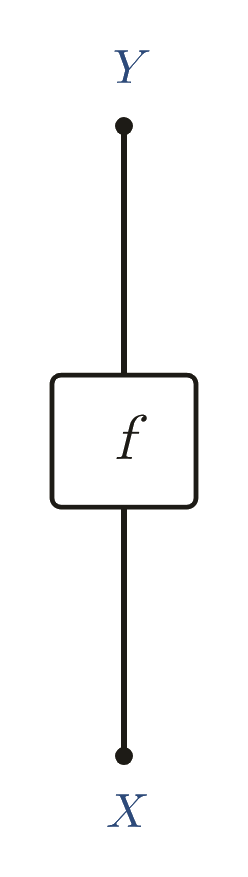
#> input picture docs/img/ex01a.png, 248 x 877 px; its folder holds only this picture in this run
$ python crop.py
#> lines starting #> are read from the running program, lines starting #| are printed output that depends on the picture; after the words box and inside, x2 and y2 are one past the last pixel; in counts of white or black regions, pixels touching at a corner belong together
from PIL import Image, ImageOps
import glob,os
os.makedirs('out',exist_ok=True)
for f in sorted(glob.glob('img/ex*.png')):
    im=Image.open(f).convert('RGB'); w,h=im.size
#> further down, im is the input picture: PIL image 248x877 RGB; mean R, G, B 248.1, 248.1, 248.1
#> after `w, h = im.size`: w = 248; h = 877
    im=im.crop((0,0,w,h-90)); w,h=im.size           # drop the hint bar
#> after `im = im.crop((0, 0, w, h - 90))`:
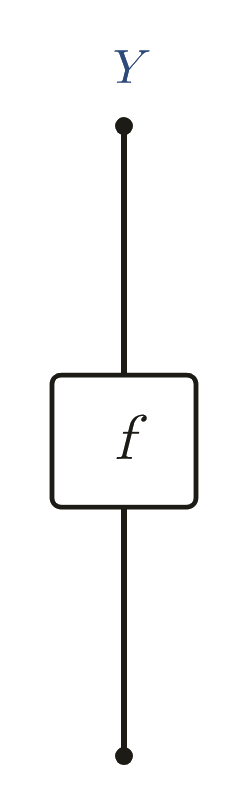
#> im: PIL image 248x787 RGB; mean R, G, B 247.6, 247.6, 247.5
#> after `w, h = im.size`: h = 787
    g=ImageOps.invert(im.convert('L')).point(lambda v:255 if v>120 else 0)  # dark ink only (skip grid dots)
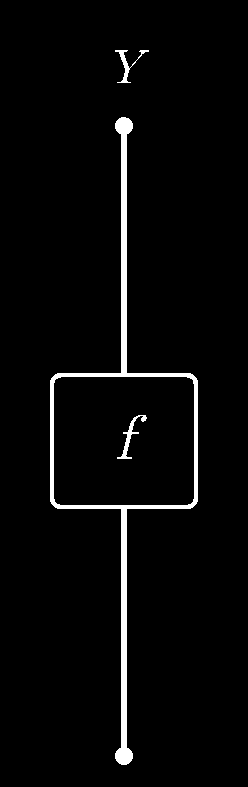
#> g: PIL image 248x787 L; 3.1% white; 3 white regions, box (x1, y1, x2, y2) and area: (50, 117, 198, 765) 5544, (117, 415, 147, 459) 258, (115, 50, 149, 83) 222
    bb=g.getbbox(); pad=50
#> after `bb = g.getbbox()`: bb = (50, 50, 198, 765)
    c=im.crop((max(bb[0]-pad,0),max(bb[1]-pad,0),min(bb[2]+pad,w),min(bb[3]+pad,h)))
    # whiten the dotted background
    px=c.load()
    bgc=Image.new('RGB',c.size,(255,255,255))
#> bgc: PIL image 248x787 RGB; every value is 255
    mask=c.convert('L').point(lambda v:255 if v<190 else (int((215-v)*10) if v<215 else 0))
    bgc.paste(c,mask=mask)
    if bgc.width>1400: bgc=bgc.resize((1400,int(bgc.height*1400/bgc.width)),Image.LANCZOS)
    bgc.save('out/'+os.path.basename(f),optimize=True)
print('ok')

$ run again, on docs/img/ex04a.png
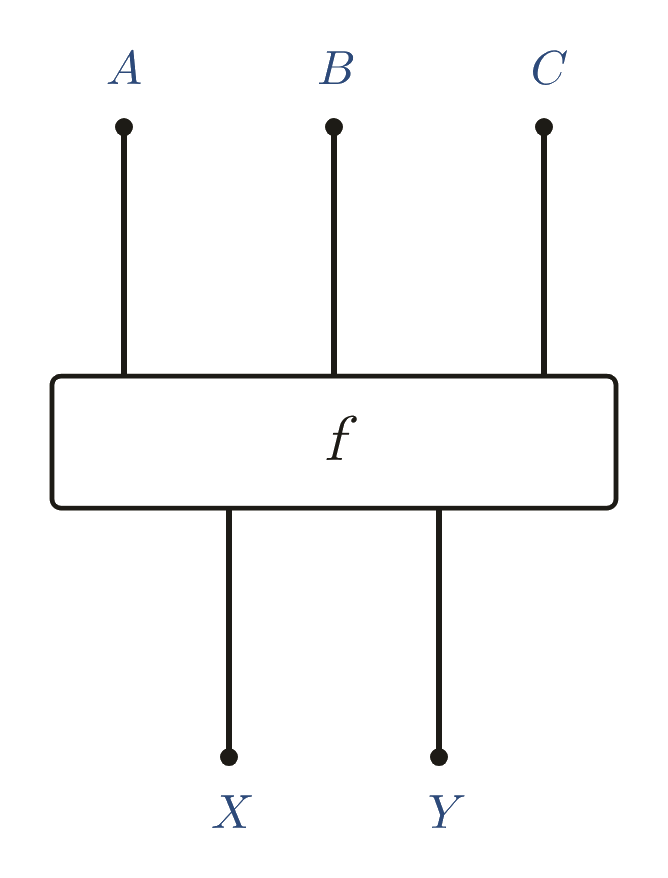
#> input picture docs/img/ex04a.png, 668 x 878 px
#> im is the input picture: PIL image 668x878 RGB; mean R, G, B 248.7, 248.7, 248.7
#> `im = im.crop((0, 0, w, h - 90))`:
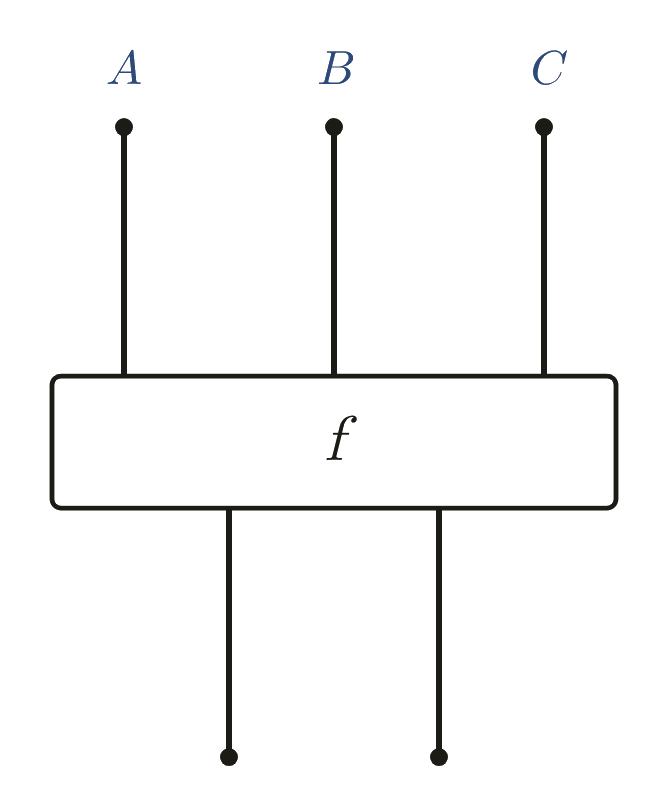
#> im: PIL image 668x788 RGB; mean R, G, B 248.2, 248.2, 248.1
#> `g=ImageOps.invert(im.convert('L')).point(lambda v:255 if v>120 else 0)`:
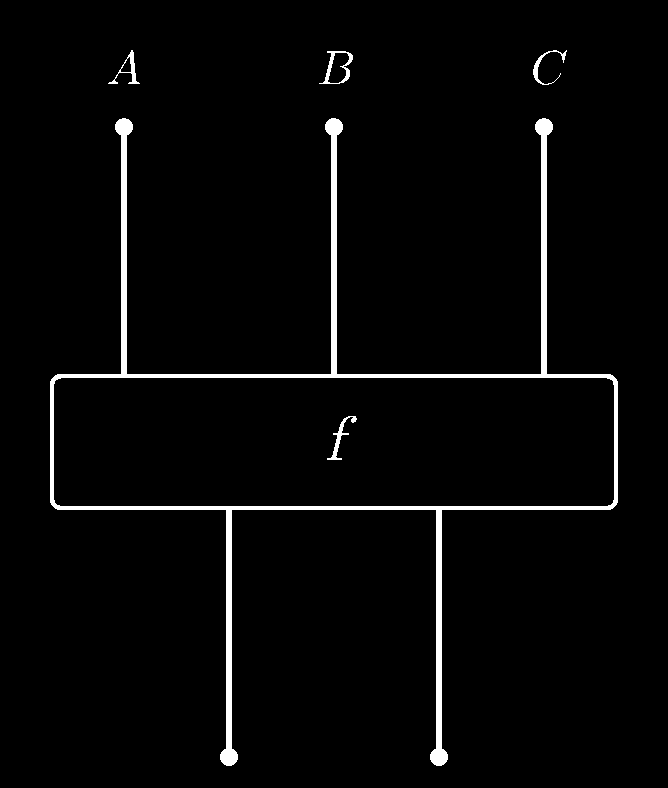
#> g: PIL image 668x788 L; 2.8% white; 5 white regions, box (x1, y1, x2, y2) and area: (50, 118, 618, 766) 13952, (319, 51, 353, 84) 304, (327, 416, 357, 460) 258, (108, 50, 140, 84) 223, (533, 50, 567, 85) 211
#> bb = (50, 50, 618, 766)

$ run again, on docs/img/ex06b.png
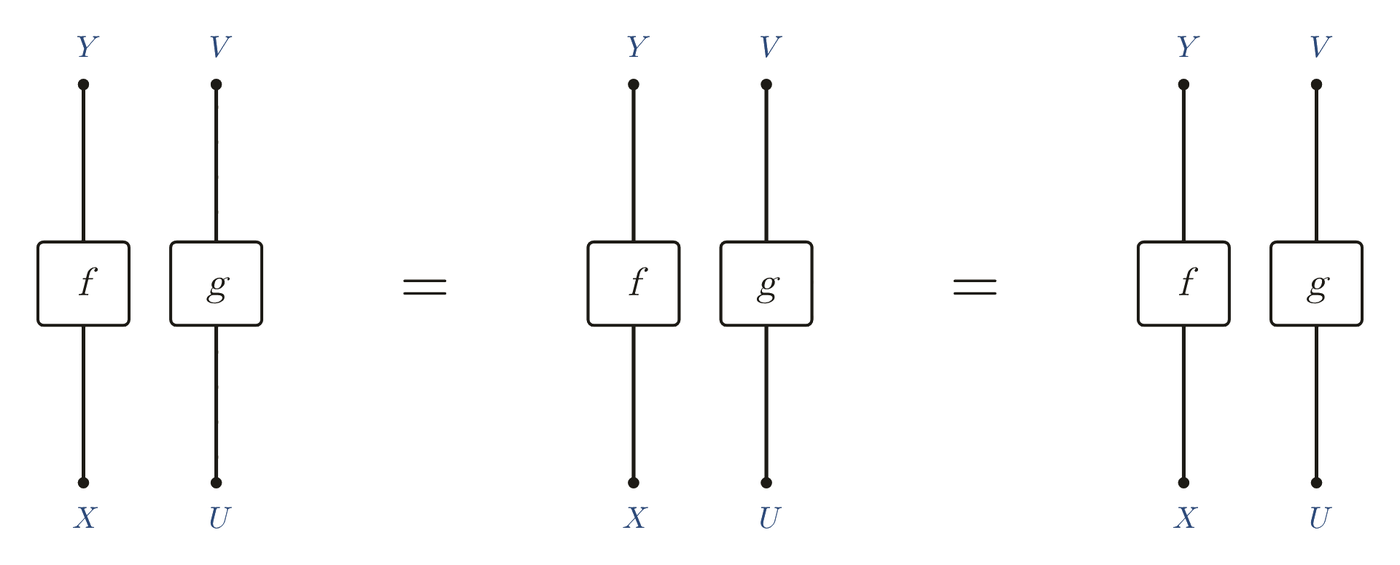
#> input picture docs/img/ex06b.png, 1400 x 565 px
#> im is the input picture: PIL image 1400x565 RGB; mean R, G, B 250.2, 250.2, 250.2
#> im: PIL image 1400x475 RGB
#> `g=ImageOps.invert(im.convert('L')).point(lambda v:255 if v>120 else 0)`:
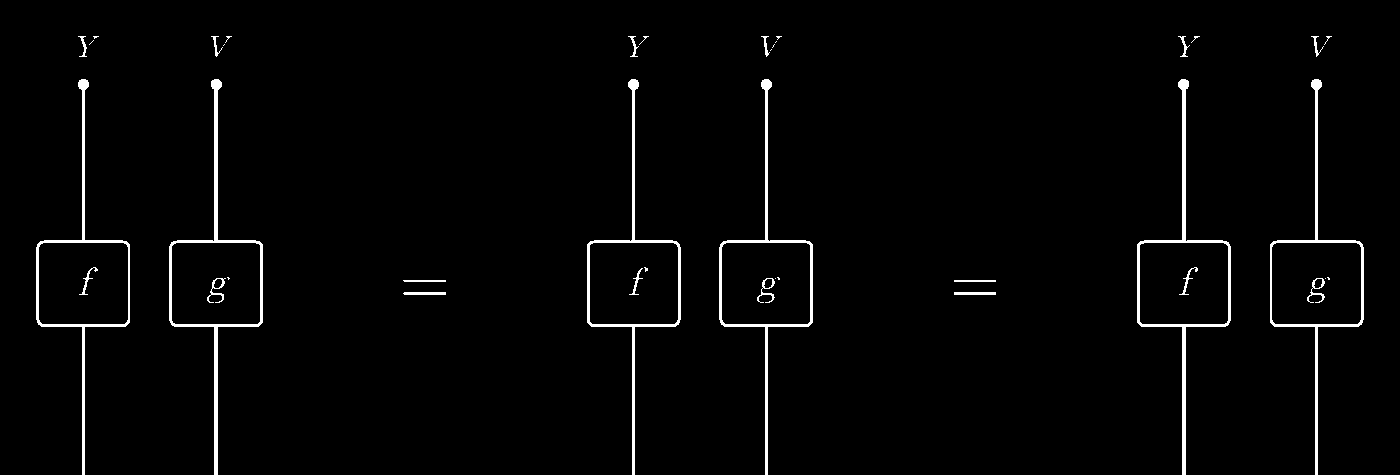
#> g: PIL image 1400x475 L; 2.1% white; 39 white regions (17 under 20 px), largest, box (x1, y1, x2, y2) and area: (169, 79, 263, 475) 2306, (1137, 79, 1231, 475) 2306, (587, 79, 681, 475) 2005
#> bb = (36, 36, 1364, 475)
#> `mask=c.convert('L').point(lambda v:255 if v<190 else (int((215-v)*10) ..`:
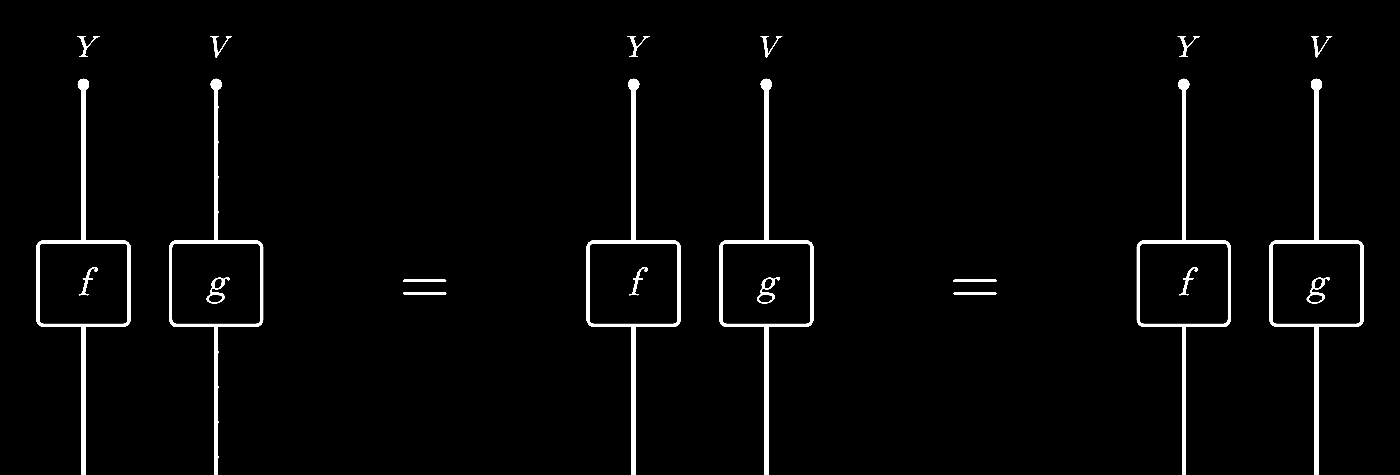
#> mask: PIL image 1400x475 L; min 0, max 255, mean 7.1
